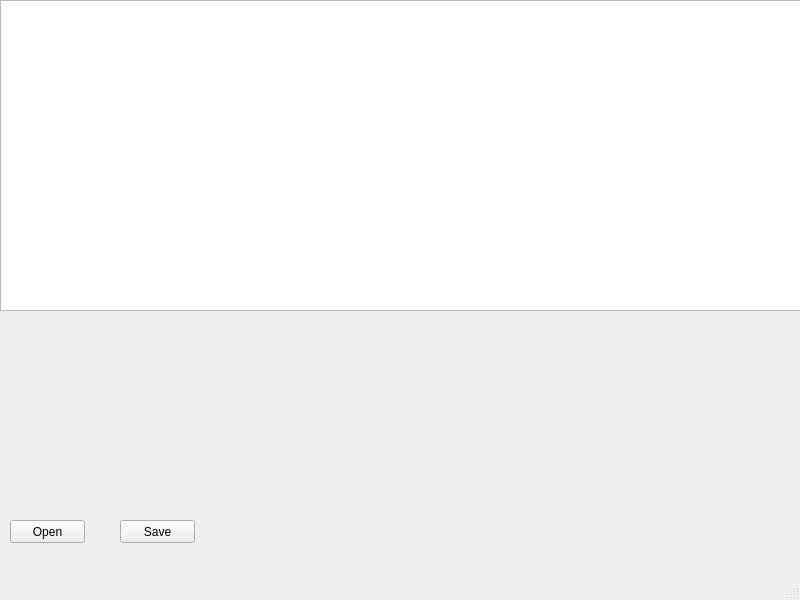
<?xml version="1.0" encoding="UTF-8"?>
<ui version="4.0">
 <class>MainWindow</class>
 <widget class="QMainWindow" name="MainWindow">
  <property name="geometry">
   <rect>
    <x>0</x>
    <y>0</y>
    <width>800</width>
    <height>600</height>
   </rect>
  </property>
  <property name="windowTitle">
   <string>MainWindow</string>
  </property>
  <widget class="QWidget" name="centralwidget">
   <widget class="QTextEdit" name="txt_view">
    <property name="geometry">
     <rect>
      <x>0</x>
      <y>0</y>
      <width>801</width>
      <height>311</height>
     </rect>
    </property>
   </widget>
   <widget class="QPushButton" name="btn_open">
    <property name="geometry">
     <rect>
      <x>10</x>
      <y>520</y>
      <width>75</width>
      <height>23</height>
     </rect>
    </property>
    <property name="text">
     <string>Open</string>
    </property>
   </widget>
   <widget class="QPushButton" name="btn_save">
    <property name="geometry">
     <rect>
      <x>120</x>
      <y>520</y>
      <width>75</width>
      <height>23</height>
     </rect>
    </property>
    <property name="text">
     <string>Save</string>
    </property>
   </widget>
  </widget>
  <widget class="QMenuBar" name="menubar">
   <property name="geometry">
    <rect>
     <x>0</x>
     <y>0</y>
     <width>800</width>
     <height>23</height>
    </rect>
   </property>
  </widget>
  <widget class="QStatusBar" name="statusbar"/>
 </widget>
 <resources/>
 <connections/>
</ui>
